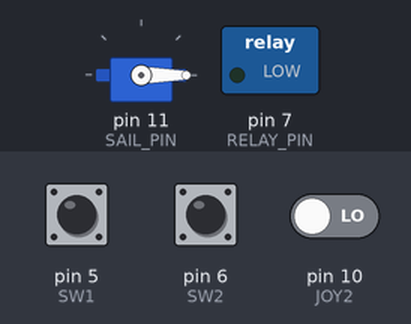
Simulated run of this sketch. Board: Arduino Uno, built with avr-gcc and run on an emulated ATmega328P. On the bench: servo, switched loads named in the sketch (green lamp = pin HIGH). The inputs (shaded band) are chosen by the test bench; at power-on: pin 5 (SW1) HIGH, pin 6 (SW2) HIGH, pin 10 (JOY2) LOW. What the sketch prints to the serial monitor is not drawn.

Above: at 0.3 s.
Timing chart, 0 to 1.8 s (numbered marks = the images above):
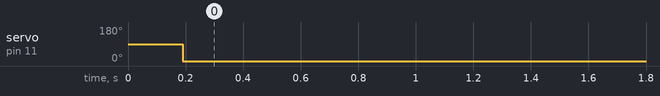

Measured:
- by itself, servo on pin 11 (SAIL_PIN): 90° → 0° at 0.19 s

The sketch:

ten_dzia_a.ino
```cpp
#include <Servo.h>

//To są piny do przerwań
#define IMP_INT1 2
#define IMP_INT2 3
//musi byc na tych IMP_INT1ch bo arduino na innych nie obsluguje

//Piny wejsciowe do PWM z pilota
#define SW1 5
#define SW2 6
#define JOY1 9
#define JOY2 10

//Pin do wysylania PWM na serwo
#define SAIL_PIN 11


#define RELAY_PIN 7

unsigned long time = 0;
long count = 0;
long num = 0;
Servo sailServo;

void setup() {
  Serial.begin(9600);

  pinMode(IMP_INT1, INPUT);
  pinMode(IMP_INT2, INPUT);
  pinMode(SW1, INPUT);
  pinMode(SW2, INPUT);
  pinMode(JOY1, INPUT);
  pinMode(JOY2, INPUT);
  pinMode(SAIL_PIN, OUTPUT);
  pinMode(RELAY_PIN, OUTPUT);


  //attachInterrupt(0, blinkA, LOW);
  //attachInterrupt(1, blinkB, LOW);

  time = millis();

  sailServo.attach(SAIL_PIN);
}

void loop() {
  while (num != count) {
    num = count;
    Serial.println(num);
  }

  unsigned long SW1_value = pulseIn(SW1, HIGH, 50000);  // Funkcja do odczytywania
  Serial.print(SW1_value);                                     // wypisuje wartość w mikrosekundach (1000–2000us)
  Serial.print("    ");
  delay(10);

  if(SW1_value > 1200){
    digitalWrite(RELAY_PIN, HIGH);

  }
  else{
    digitalWrite(RELAY_PIN, LOW);
  }

  unsigned long SW2_value = pulseIn(SW2, HIGH, 50000);  // Funkcja do odczytywania
  Serial.print(SW2_value);                                     // wypisuje wartość w mikrosekundach (1000–2000us)
  Serial.print("    ");
  delay(10);


  unsigned long joy2_us = pulseIn(JOY2, HIGH, 50000);
  delay(20);

    int angle2 = map(joy2_us, 1000, 2000, 0, 180);
    angle2 = constrain(angle2, 0, 180);
    sailServo.write(angle2);
    Serial.print("  JOY2 PWM: ");
    Serial.print(joy2_us);
    Serial.print(" -> Angle: ");
    Serial.println(angle2);

  delay(20);
}

void blinkA() {
  if ((millis() - time) > 30)
    count++;
  time = millis();
}

void blinkB() {
  if ((millis() - time) > 30)
    count--;
  time = millis();
}
```
